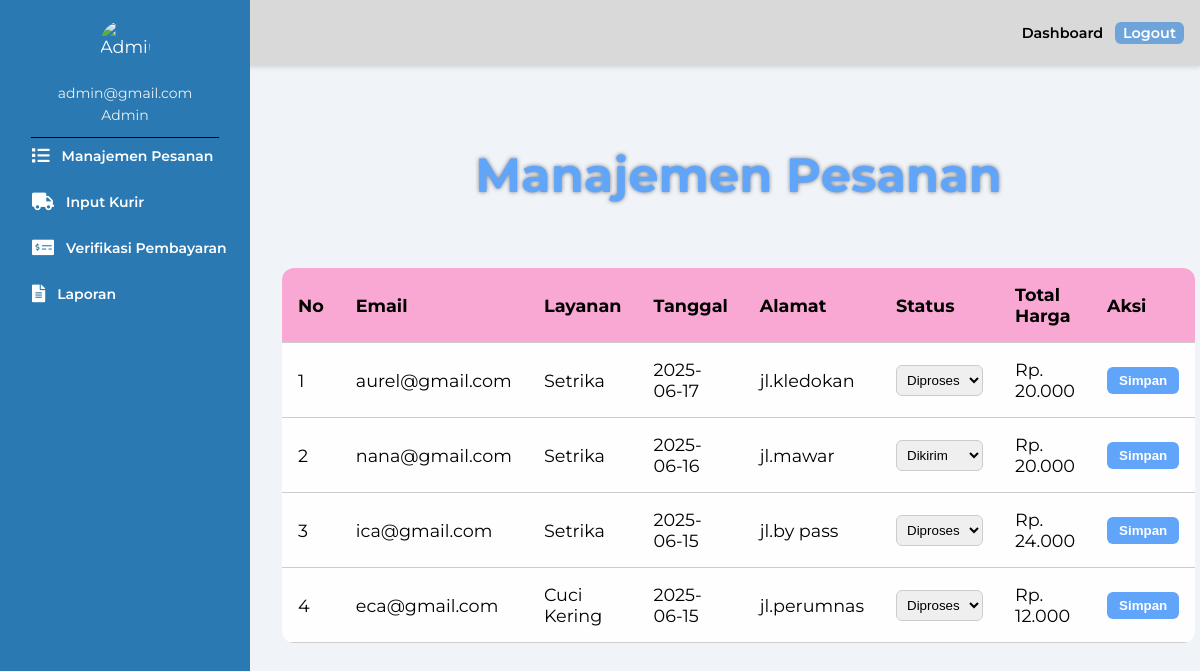
Screenshot of /manajemen_pesanan.php (signed in) with the database file from the repository.
### tables this page shows
CREATE TABLE `pesanan` (
  `id` int(11) NOT NULL,
  `nama` varchar(20) DEFAULT NULL,
  `layanan` varchar(50) DEFAULT NULL,
  `tanggal_pesan` date DEFAULT NULL,
  `alamat_jemput` text DEFAULT NULL,
  `berat` float DEFAULT NULL,
  `kurir` varchar(20) NOT NULL,
  `status` enum('Diproses','Dikirim','Selesai') DEFAULT 'Diproses'
);

### manajemen_pesanan.php (the view, shortened to what this page needs)
<?php
include 'koneksi.php';
$result = mysqli_query($connect, "SELECT * FROM pesanan ORDER BY id DESC");
?>
<!DOCTYPE html>
<html lang="id">
<head>
    <link href="https://cdnjs.cloudflare.com/ajax/libs/font-awesome/5.15.3/css/all.min.css" rel="stylesheet" />
</head>
<body>
    <header>
        <div class="logo-text">
            <span class="logo-wash">WASH</span><span class="logo-way">WAY</span>
        </div>
        <nav>
            <a href="admin_dashboard.php">Dashboard</a>
            <a href="logout.php" class="login-btn">Logout</a>
        </nav>
    </header>
    <div class="container">
        <aside>
            <img src="https://storage.googleapis.com/a1aa/image/1f69506b-06f1-45c8-95c7-98e08d20ebf3.jpg" alt="Admin" />
            <div class="user-info">
                <p><?= htmlspecialchars($_SESSION['email']) ?></p>
                <p>Admin</p>
            </div>
            <hr />
            <nav class="sidebar-nav">
                <a href="manajemen_pesanan.php"><i class="fas fa-list"></i> Manajemen Pesanan</a>
                <a href="input_kurir.php"><i class="fas fa-truck"></i> Input Kurir</a>
                <a href="verifikasi_pembayaran.php"><i class="fas fa-money-check-alt"></i> Verifikasi Pembayaran</a>
                <a href="laporan.php"><i class="fas fa-file-alt"></i> Laporan</a>
            </nav>
        </aside>
        <main>
            <h1>Manajemen Pesanan</h1>
            <table>
                <thead>
                    <tr>
                        <th>No</th>
                        <th>Email</th>
                        <th>Layanan</th>
                        <th>Tanggal</th>
                        <th>Alamat</th>
                        <th>Status</th>
                        <th>Total Harga</th>
                        <th>Aksi</th>
                    </tr>
                </thead>
                <tbody>
                    <?php $no = 1; while ($row = mysqli_fetch_assoc($result)) : ?>
                    <tr>
                        <form method="POST">
                            <td><?= $no++ ?></td>
                            <td><?= htmlspecialchars($row['nama']) ?></td>
                            <td><?= htmlspecialchars($row['layanan']) ?></td>
                            <td><?= htmlspecialchars($row['tanggal_pesan']) ?></td>
                            <td><?= htmlspecialchars($row['alamat_jemput']) ?></td>
                            <td>
                                <select name="status">
                                    <option value="Diproses" <?= $row['status'] == 'Diproses' ? 'selected' : '' ?>>
                                        Diproses</option>
                                    <option value="Dikirim" <?= $row['status'] == 'Dikirim' ? 'selected' : '' ?>>
                                        Dikirim
                                    </option>
                                </select>
                            </td>
                            <td>Rp. <?= number_format($row['berat'] * 4000, 0, ',', '.') ?></td>
                            <td><button type="submit" name="update_status" class="simpan-btn">Simpan</button>
                            </td>
                        </form>
                    </tr>
                    <?php endwhile; ?>
                </tbody>
            </table>
        </main>
    </div>
</body>
</html>

### manajemen_pesanan.php (style rules this page uses)
body { margin: 0; min-height: 100vh; font-family: 'Montserrat', sans-serif; font-size: 1.1rem; background-color: #f0f4f8; }
header { background-color: #D9D9D9; padding: 0.5rem 1rem; display: flex; justify-content: space-between; align-items: center; height: 50px; box-shadow: 0 2px 4px rgba(0, 0, 0, 0.1); font-size: 0.9rem; }
.logo-wash { color: #2A79B2; font-weight: 700; }
.logo-way { color: #74B3E0; font-weight: 700; }
nav a { text-decoration: none; color: black; font-weight: 600; margin-left: 0.5rem; font-size: 0.9rem; }
.login-btn { background-color: #6ea4d9; color: white; padding: 0.15rem 0.5rem; border-radius: 6px; font-weight: 600; }
.container { display: flex; min-height: calc(100vh - 70px); }
aside { width: 250px; background-color: #2A79B2; position: fixed; top: 0; left: 0; height: 100vh; color: white; display: flex; flex-direction: column; align-items: center; padding-top: 20px; }
aside img { width: 50px; height: 50px; border-radius: 50%; object-fit: cover; margin-bottom: 10px; }
.user-info { font-size: 0.875rem; text-align: center; }
.user-info p { margin: 4px 0; color: #ecf0f1; }
hr { border: none; border-top: 1px solid black; width: 75%; }
nav.sidebar-nav { display: flex; flex-direction: column; gap: 0.75rem; width: 100%; padding: 0 1.5rem; }
nav.sidebar-nav a { display: flex; align-items: center; gap: 0.75rem; font-size: 0.875rem; color: white; margin-bottom: 1rem; margin-left: 1rem; }
nav.sidebar-nav a i { font-size: 1.1rem; margin-left: 1rem; }
main { flex: 1; position: relative; padding: 3rem 2rem; display: flex; flex-direction: column; background-color: transparent; margin-left: 250px; }
main::before { content: ""; position: absolute; inset: 0; background: url('https://storage.googleapis.com/a1aa/image/905894c3-73f2-417b-44aa-b9b89c97c606.jpg') center/cover no-repeat; opacity: 0.7; z-index: -1; }
h1 { font-size: 3rem; color: #60a5fa; text-shadow: 0 0 4px rgba(0, 0, 0, 0.5); text-align: center; user-select: none; }
table { margin-top: 2rem; width: 100%; border-collapse: collapse; background-color: rgba(255, 255, 255, 0.9); border-radius: 12px; overflow: hidden; }
th, td { padding: 1rem; text-align: left; border-bottom: 1px solid #ccc; }
th { background-color: #f9a8d4; color: black; }
select { padding: 6px; border-radius: 6px; border: 1px solid #ccc; }
button.simpan-btn { background-color: #60a5fa; color: white; padding: 6px 12px; border: none; border-radius: 6px; font-weight: bold; cursor: pointer; }

### rows the page displays
pesanan: nama "aurel@gmail.com", layanan "Setrika", tanggal_pesan "2025-06-17", alamat_jemput "jl.kledokan", status "Diproses", $row['berat']*4000 "20.000"
pesanan: nama "nana@gmail.com", layanan "Setrika", tanggal_pesan "2025-06-16", alamat_jemput "jl.mawar", status "Dikirim", $row['berat']*4000 "20.000"
pesanan: nama "ica@gmail.com", layanan "Setrika", tanggal_pesan "2025-06-15", alamat_jemput "jl.by pass", status "Diproses", $row['berat']*4000 "24.000"
pesanan: nama "eca@gmail.com", layanan "Cuci Kering", tanggal_pesan "2025-06-15", alamat_jemput "jl.perumnas", status "Diproses", $row['berat']*4000 "12.000"

### other values shown
$_SESSION['email'] "admin@gmail.com"
